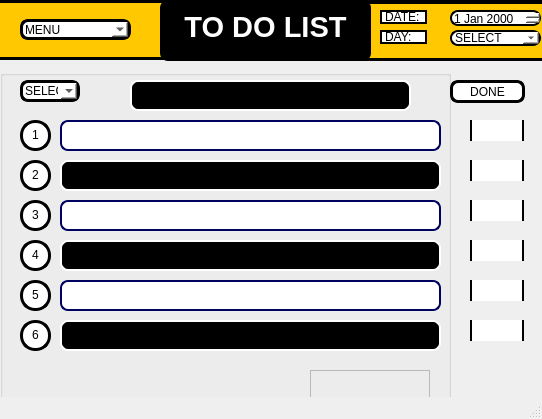
<?xml version="1.0" encoding="UTF-8"?>
<ui version="4.0">
 <class>MainWindow</class>
 <widget class="QMainWindow" name="MainWindow">
  <property name="geometry">
   <rect>
    <x>0</x>
    <y>0</y>
    <width>542</width>
    <height>419</height>
   </rect>
  </property>
  <property name="windowTitle">
   <string>TODOLIST</string>
  </property>
  <property name="styleSheet">
   <string notr="true"/>
  </property>
  <widget class="QWidget" name="centralwidget">
   <widget class="QGroupBox" name="groupBox_2">
    <property name="geometry">
     <rect>
      <x>0</x>
      <y>70</y>
      <width>451</width>
      <height>351</height>
     </rect>
    </property>
    <property name="styleSheet">
     <string notr="true">background-image: url(&quot;file:///C:/Users/USER/Desktop/bees.jpg&quot;);
</string>
    </property>
    <widget class="QLineEdit" name="lineEdit">
     <property name="geometry">
      <rect>
       <x>130</x>
       <y>10</y>
       <width>281</width>
       <height>31</height>
      </rect>
     </property>
     <property name="whatsThis">
      <string>&lt;html&gt;&lt;head/&gt;&lt;body&gt;&lt;p align=&quot;center&quot;&gt;&lt;br/&gt;&lt;/p&gt;&lt;/body&gt;&lt;/html&gt;</string>
     </property>
     <property name="styleSheet">
      <string notr="true">font: 75 11pt &quot;Terminal&quot;;
color: white;
border-radius: 8px; 
border: 2px solid white; 
background-color: black;
</string>
     </property>
     <property name="clearButtonEnabled">
      <bool>false</bool>
     </property>
    </widget>
    <widget class="QLineEdit" name="lineEdit_2">
     <property name="geometry">
      <rect>
       <x>60</x>
       <y>50</y>
       <width>381</width>
       <height>31</height>
      </rect>
     </property>
     <property name="styleSheet">
      <string notr="true">color:black;
border-radius: 8px; 
border: 2px solid white; 
border-color: rgb(0, 0, 95);
background: white;
font: 75 11pt &quot;Terminal&quot;;
</string>
     </property>
    </widget>
    <widget class="QLineEdit" name="lineEdit_3">
     <property name="geometry">
      <rect>
       <x>60</x>
       <y>130</y>
       <width>381</width>
       <height>31</height>
      </rect>
     </property>
     <property name="styleSheet">
      <string notr="true">color: black;
border-radius: 8px; 
border: 2px solid white; 
border-color: rgb(0, 0, 95);
background: white;
font: 75 11pt &quot;Terminal&quot;;</string>
     </property>
    </widget>
    <widget class="QLineEdit" name="lineEdit_4">
     <property name="geometry">
      <rect>
       <x>60</x>
       <y>170</y>
       <width>381</width>
       <height>31</height>
      </rect>
     </property>
     <property name="styleSheet">
      <string notr="true">font: 75 11pt &quot;Terminal&quot;;
color: white;
border-radius: 8px; 
border: 2px solid white; 
background-color: black;
</string>
     </property>
    </widget>
    <widget class="QLineEdit" name="lineEdit_5">
     <property name="geometry">
      <rect>
       <x>60</x>
       <y>90</y>
       <width>381</width>
       <height>31</height>
      </rect>
     </property>
     <property name="styleSheet">
      <string notr="true">font: 75 11pt &quot;Terminal&quot;;
color: white;
border-radius: 8px; 
border: 2px solid white; 
background-color: black;
</string>
     </property>
    </widget>
    <widget class="QLineEdit" name="lineEdit_6">
     <property name="geometry">
      <rect>
       <x>60</x>
       <y>210</y>
       <width>381</width>
       <height>31</height>
      </rect>
     </property>
     <property name="styleSheet">
      <string notr="true">color: black;
border-radius: 8px; 
border: 2px solid white; 
border-color: rgb(0, 0, 95);
background: white;
font: 75 11pt &quot;Terminal&quot;;</string>
     </property>
    </widget>
    <widget class="QLineEdit" name="lineEdit_7">
     <property name="geometry">
      <rect>
       <x>60</x>
       <y>250</y>
       <width>381</width>
       <height>31</height>
      </rect>
     </property>
     <property name="styleSheet">
      <string notr="true">font: 75 11pt &quot;Terminal&quot;;
color: white;
border-radius: 8px; 
border: 2px solid white; 
background-color: black;
</string>
     </property>
    </widget>
    <widget class="QComboBox" name="comboBox_3">
     <property name="geometry">
      <rect>
       <x>20</x>
       <y>10</y>
       <width>60</width>
       <height>22</height>
      </rect>
     </property>
     <property name="toolTip">
      <string>&lt;html&gt;&lt;head/&gt;&lt;body&gt;&lt;p align=&quot;center&quot;&gt;&lt;br/&gt;&lt;/p&gt;&lt;/body&gt;&lt;/html&gt;</string>
     </property>
     <property name="styleSheet">
      <string notr="true">border-radius: 8px; 
border: 3px solid black; ;  background: white;
color: black;</string>
     </property>
     <item>
      <property name="text">
       <string>SELECT</string>
      </property>
     </item>
     <item>
      <property name="text">
       <string>1</string>
      </property>
     </item>
     <item>
      <property name="text">
       <string>2</string>
      </property>
     </item>
     <item>
      <property name="text">
       <string>3</string>
      </property>
     </item>
     <item>
      <property name="text">
       <string>4</string>
      </property>
     </item>
     <item>
      <property name="text">
       <string>5</string>
      </property>
     </item>
     <item>
      <property name="text">
       <string>6</string>
      </property>
     </item>
    </widget>
    <widget class="QLabel" name="label_4">
     <property name="geometry">
      <rect>
       <x>20</x>
       <y>90</y>
       <width>31</width>
       <height>31</height>
      </rect>
     </property>
     <property name="styleSheet">
      <string notr="true">font: 81 12pt &quot;Rockwell Extra Bold&quot;;
border-radius:15px; 
border: 3px solid black;   background: white;
color: black;</string>
     </property>
     <property name="text">
      <string>&lt;html&gt;&lt;head/&gt;&lt;body&gt;&lt;p align=&quot;center&quot;&gt;2 &lt;/p&gt;&lt;/body&gt;&lt;/html&gt;</string>
     </property>
    </widget>
    <widget class="QLabel" name="label_5">
     <property name="geometry">
      <rect>
       <x>20</x>
       <y>250</y>
       <width>31</width>
       <height>31</height>
      </rect>
     </property>
     <property name="styleSheet">
      <string notr="true">font: 81 12pt &quot;Rockwell Extra Bold&quot;;
border-radius:15px; 
border: 3px solid black;   background: white;
color: black;</string>
     </property>
     <property name="text">
      <string>&lt;html&gt;&lt;head/&gt;&lt;body&gt;&lt;p align=&quot;center&quot;&gt;6 &lt;/p&gt;&lt;/body&gt;&lt;/html&gt;</string>
     </property>
    </widget>
    <widget class="QLabel" name="label_6">
     <property name="geometry">
      <rect>
       <x>20</x>
       <y>170</y>
       <width>31</width>
       <height>31</height>
      </rect>
     </property>
     <property name="styleSheet">
      <string notr="true">font: 81 12pt &quot;Rockwell Extra Bold&quot;;
border-radius:15px; 
border: 3px solid black;   background: white;
color: black;</string>
     </property>
     <property name="text">
      <string>&lt;html&gt;&lt;head/&gt;&lt;body&gt;&lt;p align=&quot;center&quot;&gt;4 &lt;/p&gt;&lt;/body&gt;&lt;/html&gt;</string>
     </property>
    </widget>
    <widget class="QLabel" name="label_7">
     <property name="geometry">
      <rect>
       <x>20</x>
       <y>50</y>
       <width>31</width>
       <height>31</height>
      </rect>
     </property>
     <property name="styleSheet">
      <string notr="true">font: 81 12pt &quot;Rockwell Extra Bold&quot;;
border-radius:15px; 
border: 3px solid black;   background: white;
color: black;</string>
     </property>
     <property name="text">
      <string>&lt;html&gt;&lt;head/&gt;&lt;body&gt;&lt;p align=&quot;center&quot;&gt;1 &lt;/p&gt;&lt;/body&gt;&lt;/html&gt;</string>
     </property>
    </widget>
    <widget class="QLabel" name="label_8">
     <property name="geometry">
      <rect>
       <x>20</x>
       <y>130</y>
       <width>31</width>
       <height>31</height>
      </rect>
     </property>
     <property name="styleSheet">
      <string notr="true">font: 81 12pt &quot;Rockwell Extra Bold&quot;;
border-radius:15px; 
border: 3px solid black;   background: white;
color: black;</string>
     </property>
     <property name="text">
      <string>&lt;html&gt;&lt;head/&gt;&lt;body&gt;&lt;p align=&quot;center&quot;&gt;3 &lt;/p&gt;&lt;/body&gt;&lt;/html&gt;</string>
     </property>
    </widget>
    <widget class="QLabel" name="label_9">
     <property name="geometry">
      <rect>
       <x>20</x>
       <y>210</y>
       <width>31</width>
       <height>31</height>
      </rect>
     </property>
     <property name="styleSheet">
      <string notr="true">font: 81 12pt &quot;Rockwell Extra Bold&quot;;
border-radius:15px; 
border: 3px solid black;   background: white;
color: black;</string>
     </property>
     <property name="text">
      <string>&lt;html&gt;&lt;head/&gt;&lt;body&gt;&lt;p align=&quot;center&quot;&gt;5 &lt;/p&gt;&lt;/body&gt;&lt;/html&gt;</string>
     </property>
    </widget>
   </widget>
   <widget class="QFrame" name="frame_3">
    <property name="geometry">
     <rect>
      <x>-20</x>
      <y>-1</y>
      <width>231</width>
      <height>61</height>
     </rect>
    </property>
    <property name="styleSheet">
     <string notr="true">border-top: 4px solid black; border-bottom: 3px solid black;
background-color: rgb(255, 200, 0)</string>
    </property>
    <property name="frameShape">
     <enum>QFrame::StyledPanel</enum>
    </property>
    <property name="frameShadow">
     <enum>QFrame::Raised</enum>
    </property>
    <widget class="QComboBox" name="comboBox">
     <property name="enabled">
      <bool>true</bool>
     </property>
     <property name="geometry">
      <rect>
       <x>40</x>
       <y>20</y>
       <width>111</width>
       <height>21</height>
      </rect>
     </property>
     <property name="mouseTracking">
      <bool>false</bool>
     </property>
     <property name="whatsThis">
      <string>&lt;html&gt;&lt;head/&gt;&lt;body&gt;&lt;p&gt;&lt;br/&gt;&lt;/p&gt;&lt;/body&gt;&lt;/html&gt;</string>
     </property>
     <property name="styleSheet">
      <string notr="true">border-radius: 8px; 
border: 3px solid black; ;  background: white;
color: black;</string>
     </property>
     <item>
      <property name="text">
       <string>MENU</string>
      </property>
     </item>
     <item>
      <property name="text">
       <string>UPDATE A TASK</string>
      </property>
     </item>
     <item>
      <property name="text">
       <string>DELETE A TASK</string>
      </property>
     </item>
     <item>
      <property name="text">
       <string>DELETE ALL</string>
      </property>
     </item>
     <item>
      <property name="text">
       <string>ADD A TASK</string>
      </property>
     </item>
     <item>
      <property name="text">
       <string>SAVE</string>
      </property>
     </item>
    </widget>
   </widget>
   <widget class="QFrame" name="frame_4">
    <property name="geometry">
     <rect>
      <x>310</x>
      <y>0</y>
      <width>251</width>
      <height>61</height>
     </rect>
    </property>
    <property name="styleSheet">
     <string notr="true">border-top: 4px solid black; border-bottom: 3px solid black;
background-color: rgb(255, 200, 0)</string>
    </property>
    <property name="frameShape">
     <enum>QFrame::StyledPanel</enum>
    </property>
    <property name="frameShadow">
     <enum>QFrame::Raised</enum>
    </property>
    <widget class="QLabel" name="label_2">
     <property name="geometry">
      <rect>
       <x>70</x>
       <y>10</y>
       <width>47</width>
       <height>14</height>
      </rect>
     </property>
     <property name="styleSheet">
      <string notr="true">border-radius: 8px; 
border: 2px solid black;  background: white;
color: black;</string>
     </property>
     <property name="text">
      <string>DATE:</string>
     </property>
    </widget>
    <widget class="QLabel" name="label_3">
     <property name="geometry">
      <rect>
       <x>70</x>
       <y>30</y>
       <width>47</width>
       <height>14</height>
      </rect>
     </property>
     <property name="styleSheet">
      <string notr="true">border-radius: 8px; 
border: 2px solid black;  background: white;
color: black;</string>
     </property>
     <property name="text">
      <string>DAY: </string>
     </property>
    </widget>
    <widget class="QComboBox" name="comboBox_2">
     <property name="enabled">
      <bool>true</bool>
     </property>
     <property name="geometry">
      <rect>
       <x>140</x>
       <y>30</y>
       <width>91</width>
       <height>16</height>
      </rect>
     </property>
     <property name="mouseTracking">
      <bool>false</bool>
     </property>
     <property name="whatsThis">
      <string>&lt;html&gt;&lt;head/&gt;&lt;body&gt;&lt;p&gt;&lt;br/&gt;&lt;/p&gt;&lt;/body&gt;&lt;/html&gt;</string>
     </property>
     <property name="styleSheet">
      <string notr="true">border-radius: 8px; 
border: 2px solid black;   background: white;
color: black;</string>
     </property>
     <item>
      <property name="text">
       <string>SELECT</string>
      </property>
     </item>
     <item>
      <property name="text">
       <string>MON</string>
      </property>
     </item>
     <item>
      <property name="text">
       <string>TUE</string>
      </property>
     </item>
     <item>
      <property name="text">
       <string>WED</string>
      </property>
     </item>
     <item>
      <property name="text">
       <string>THURS</string>
      </property>
     </item>
     <item>
      <property name="text">
       <string>FRI</string>
      </property>
     </item>
     <item>
      <property name="text">
       <string>SAT</string>
      </property>
     </item>
     <item>
      <property name="text">
       <string>SUN</string>
      </property>
     </item>
    </widget>
    <widget class="QDateEdit" name="dateEdit">
     <property name="geometry">
      <rect>
       <x>140</x>
       <y>10</y>
       <width>91</width>
       <height>16</height>
      </rect>
     </property>
     <property name="styleSheet">
      <string notr="true">border-radius: 8px; 
border: 2px solid black;   background: white;
color: black;</string>
     </property>
    </widget>
   </widget>
   <widget class="QFrame" name="frame">
    <property name="geometry">
     <rect>
      <x>160</x>
      <y>0</y>
      <width>211</width>
      <height>61</height>
     </rect>
    </property>
    <property name="styleSheet">
     <string notr="true">color: rgb(135, 0, 101);
background-color:black;

border-radius: 8px; 
</string>
    </property>
    <property name="frameShape">
     <enum>QFrame::StyledPanel</enum>
    </property>
    <property name="frameShadow">
     <enum>QFrame::Raised</enum>
    </property>
    <widget class="QLabel" name="label">
     <property name="geometry">
      <rect>
       <x>-20</x>
       <y>10</y>
       <width>251</width>
       <height>31</height>
      </rect>
     </property>
     <property name="styleSheet">
      <string notr="true">border: 0px;
font: 81 20pt &quot;Rockwell Extra Bold&quot;;
color:rgb(255, 255, 255);

</string>
     </property>
     <property name="text">
      <string>&lt;html&gt;&lt;head/&gt;&lt;body&gt;&lt;p align=&quot;center&quot;&gt;&lt;span style=&quot; font-size:22pt; font-weight:600;&quot;&gt;TO DO LIST&lt;/span&gt;&lt;/p&gt;&lt;/body&gt;&lt;/html&gt;</string>
     </property>
    </widget>
   </widget>
   <widget class="QCheckBox" name="checkBox_7">
    <property name="geometry">
     <rect>
      <x>470</x>
      <y>280</y>
      <width>61</width>
      <height>21</height>
     </rect>
    </property>
    <property name="styleSheet">
     <string notr="true">/* Set the size of the checkbox */
QCheckBox::indicator {
    width: 50px;
    height: 50px;
	
}

/* Set navy blue border for unchecked state */
QCheckBox::indicator:unchecked {
    border: 2px solid black; /* Border color for unchecked state */
	background: white;
}

/* Keep default appearance for checked state */
QCheckBox::indicator:checked {
    /* No additional styling required for checked state */
 
}

</string>
    </property>
    <property name="text">
     <string/>
    </property>
   </widget>
   <widget class="QCheckBox" name="checkBox_10">
    <property name="geometry">
     <rect>
      <x>470</x>
      <y>120</y>
      <width>61</width>
      <height>21</height>
     </rect>
    </property>
    <property name="styleSheet">
     <string notr="true">/* Set the size of the checkbox */
QCheckBox::indicator {
    width: 50px;
    height: 50px;
	
}

/* Set navy blue border for unchecked state */
QCheckBox::indicator:unchecked {
    border: 2px solid black; /* Border color for unchecked state */
	background: white;
}

/* Keep default appearance for checked state */
QCheckBox::indicator:checked {
    /* No additional styling required for checked state */
 
}
</string>
    </property>
    <property name="text">
     <string/>
    </property>
   </widget>
   <widget class="QCheckBox" name="checkBox_11">
    <property name="geometry">
     <rect>
      <x>470</x>
      <y>160</y>
      <width>61</width>
      <height>21</height>
     </rect>
    </property>
    <property name="styleSheet">
     <string notr="true">/* Set the size of the checkbox */
QCheckBox::indicator {
    width: 50px;
    height: 50px;
	
}

/* Set navy blue border for unchecked state */
QCheckBox::indicator:unchecked {
    border: 2px solid black; /* Border color for unchecked state */
	background: white;
}

/* Keep default appearance for checked state */
QCheckBox::indicator:checked {
    /* No additional styling required for checked state */
 
}
</string>
    </property>
    <property name="text">
     <string/>
    </property>
   </widget>
   <widget class="QCheckBox" name="checkBox_12">
    <property name="geometry">
     <rect>
      <x>470</x>
      <y>200</y>
      <width>61</width>
      <height>21</height>
     </rect>
    </property>
    <property name="styleSheet">
     <string notr="true">/* Set the size of the checkbox */
QCheckBox::indicator {
    width: 50px;
    height: 50px;
	
}

/* Set navy blue border for unchecked state */
QCheckBox::indicator:unchecked {
    border: 2px solid black; /* Border color for unchecked state */
	background: white;
}

/* Keep default appearance for checked state */
QCheckBox::indicator:checked {
    /* No additional styling required for checked state */
 
}
</string>
    </property>
    <property name="text">
     <string/>
    </property>
   </widget>
   <widget class="QCheckBox" name="checkBox_13">
    <property name="geometry">
     <rect>
      <x>470</x>
      <y>240</y>
      <width>61</width>
      <height>21</height>
     </rect>
    </property>
    <property name="styleSheet">
     <string notr="true">/* Set the size of the checkbox */
QCheckBox::indicator {
    width: 50px;
    height: 50px;
	
}

/* Set navy blue border for unchecked state */
QCheckBox::indicator:unchecked {
    border: 2px solid black; /* Border color for unchecked state */
	background: white;
}

/* Keep default appearance for checked state */
QCheckBox::indicator:checked {
    /* No additional styling required for checked state */
 
}
</string>
    </property>
    <property name="text">
     <string/>
    </property>
   </widget>
   <widget class="QCheckBox" name="checkBox_14">
    <property name="geometry">
     <rect>
      <x>470</x>
      <y>320</y>
      <width>61</width>
      <height>21</height>
     </rect>
    </property>
    <property name="styleSheet">
     <string notr="true">/* Set the size of the checkbox */
QCheckBox::indicator {
    width: 50px;
    height: 50px;
	
}

/* Set navy blue border for unchecked state */
QCheckBox::indicator:unchecked {
    border: 2px solid black; /* Border color for unchecked state */
	background: white;
}

/* Keep default appearance for checked state */
QCheckBox::indicator:checked {
    /* No additional styling required for checked state */
 
}
</string>
    </property>
    <property name="text">
     <string/>
    </property>
   </widget>
   <widget class="QLabel" name="label_11">
    <property name="geometry">
     <rect>
      <x>-60</x>
      <y>0</y>
      <width>626</width>
      <height>626</height>
     </rect>
    </property>
    <property name="text">
     <string/>
    </property>
    <property name="pixmap">
     <pixmap>../Desktop/bees.jpg</pixmap>
    </property>
    <property name="scaledContents">
     <bool>true</bool>
    </property>
   </widget>
   <widget class="QLabel" name="label_12">
    <property name="geometry">
     <rect>
      <x>-24</x>
      <y>359</y>
      <width>581</width>
      <height>351</height>
     </rect>
    </property>
    <property name="text">
     <string/>
    </property>
    <property name="pixmap">
     <pixmap>../Desktop/comb.jpg</pixmap>
    </property>
    <property name="scaledContents">
     <bool>true</bool>
    </property>
   </widget>
   <widget class="QFrame" name="frame_2">
    <property name="geometry">
     <rect>
      <x>310</x>
      <y>370</y>
      <width>120</width>
      <height>80</height>
     </rect>
    </property>
    <property name="frameShape">
     <enum>QFrame::StyledPanel</enum>
    </property>
    <property name="frameShadow">
     <enum>QFrame::Raised</enum>
    </property>
   </widget>
   <widget class="QPushButton" name="pushButton">
    <property name="geometry">
     <rect>
      <x>450</x>
      <y>80</y>
      <width>75</width>
      <height>23</height>
     </rect>
    </property>
    <property name="styleSheet">
     <string notr="true">border-radius: 8px; 
border: 3px solid black; ;  background: white;
color: black;</string>
    </property>
    <property name="text">
     <string>DONE</string>
    </property>
   </widget>
   <zorder>label_11</zorder>
   <zorder>label_12</zorder>
   <zorder>frame_4</zorder>
   <zorder>frame_3</zorder>
   <zorder>groupBox_2</zorder>
   <zorder>checkBox_7</zorder>
   <zorder>frame</zorder>
   <zorder>checkBox_10</zorder>
   <zorder>checkBox_11</zorder>
   <zorder>checkBox_12</zorder>
   <zorder>checkBox_13</zorder>
   <zorder>checkBox_14</zorder>
   <zorder>frame_2</zorder>
   <zorder>pushButton</zorder>
  </widget>
  <widget class="QMenuBar" name="menubar">
   <property name="geometry">
    <rect>
     <x>0</x>
     <y>0</y>
     <width>542</width>
     <height>22</height>
    </rect>
   </property>
  </widget>
  <widget class="QStatusBar" name="statusbar"/>
 </widget>
 <resources>
  <include location="../Desktop/bees.jpg"/>
 </resources>
 <connections/>
</ui>
